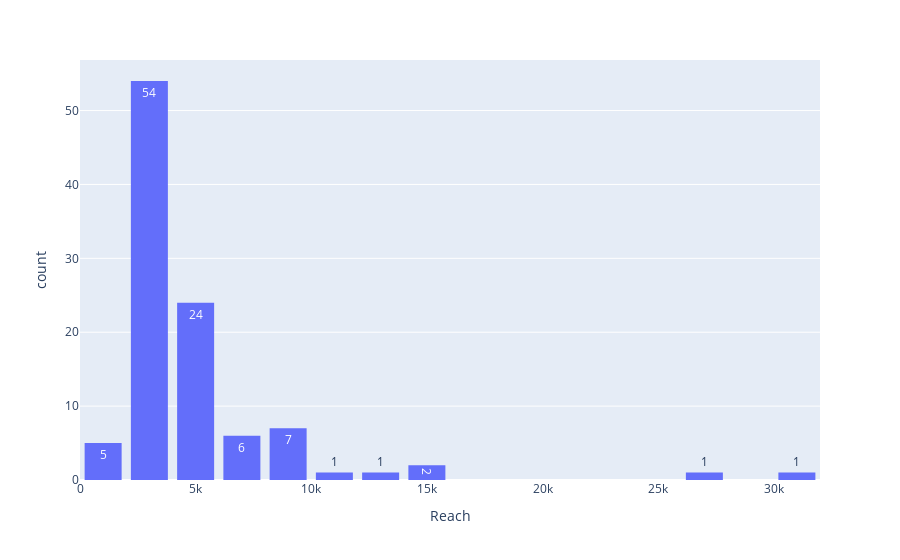

Notebook cell for this chart:
### Code cell
# Create a hist to Reach column
fig = px.histogram(df, x='Reach',  nbins=20, text_auto=True)
fig.update_layout(bargap=0.2)
fig.show()

### Figure 1 — Plotly figure (JSON) as saved in the notebook; plotly's stock layout.template omitted (floating-point values rounded to 4 significant figures)
{"data": [{"alignmentgroup": "True", "bingroup": "x", "hovertemplate": "Reach=%{x}<br>count=%{y}<extra></extra>", "legendgroup": "", "marker": {"color": "#636efa", "pattern": {"shape": ""}}, "name": "", "nbinsx": 20, "offsetgroup": "", "orientation": "v", "showlegend": false, "texttemplate": "%{value}", "type": "histogram", "x": [3267.0, 4495, 3351.0, 3773.0, 2098.0, 3237.0, 2184.0, 2951.0, 3124.0, 3429.0, 1848.0, 2695, 3620, 2680, 7878.0, 4212.0, 3335, 2641.0, 5140, 2006.0, 1720, 3311.0, 6068.0, 2543.0, 3857.0, 3402.0, 4495, 2305, 3270, 2512.0, 5555, 3212.0, 3629.0, 3619.0, 5090, 2102.0, 1939.0, 3325, 1826.0, 1618.0, 13385, 4165, 3574.0, 3233.0, 3155, 3582.0, 3025, 2355, 6172.0, 8655, 2498.0, 5848.0, 2451.0, 5360, 8889.0, 3323.0, 4148.0, 2823.0, 3722.0, 2705, 4227.0, 5282.0, 3532.0, 2878.0, 6309.0, 2778.0, 3182.0, 9111.0, 4215, 3001.0, 2900, 2938.0, 3005, 4618.0, 5466.0, 3019.0, 8744.0, 3705, 2464.0, 4615, 3901.0, 4394.0, 4508.0, 4436.0, 6668.0, 3458.0, 3841.0, 5290, 9223.0, 6026.0, 14500.0, 5678.0, 14760.0, 4636.0, 4035, 9291.0, 8505, 11420.0, 4776.0, 3449.0, 27250.0, 30770.0], "xaxis": "x", "yaxis": "y"}], "layout": {"autosize": true, "bargap": 0.2, "barmode": "relative", "legend": {"tracegroupgap": 0}, "margin": {"t": 60}, "xaxis": {"anchor": "y", "autorange": true, "domain": [0, 1], "range": [0, 32000], "title": {"text": "Reach"}, "type": "linear"}, "yaxis": {"anchor": "x", "autorange": true, "domain": [0, 1], "range": [0, 56.84], "title": {"text": "count"}}}}
